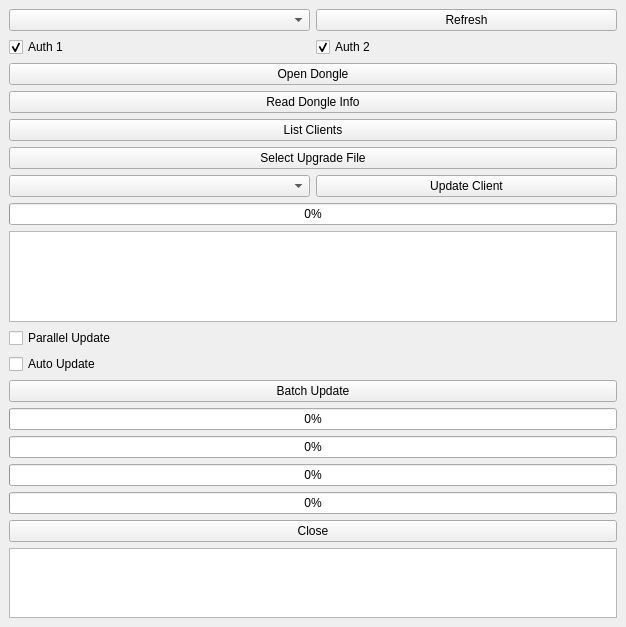
<?xml version="1.0" encoding="UTF-8"?>
<ui version="4.0">
 <class>MainWindow</class>
 <widget class="QMainWindow" name="MainWindow">
  <property name="geometry">
   <rect>
    <x>0</x>
    <y>0</y>
    <width>626</width>
    <height>627</height>
   </rect>
  </property>
  <property name="windowTitle">
   <string>MainWindow</string>
  </property>
  <widget class="QWidget" name="centralwidget">
   <property name="sizePolicy">
    <sizepolicy hsizetype="Preferred" vsizetype="Preferred">
     <horstretch>0</horstretch>
     <verstretch>1</verstretch>
    </sizepolicy>
   </property>
   <property name="autoFillBackground">
    <bool>false</bool>
   </property>
   <layout class="QGridLayout" name="gridLayout_2">
    <property name="sizeConstraint">
     <enum>QLayout::SetDefaultConstraint</enum>
    </property>
    <item row="0" column="0">
     <layout class="QGridLayout" name="gridLayout">
      <item row="6" column="0" colspan="2">
       <widget class="QPushButton" name="btnReadDongleInfo">
        <property name="text">
         <string>Read Dongle Info</string>
        </property>
       </widget>
      </item>
      <item row="25" column="0" colspan="2">
       <widget class="QPlainTextEdit" name="logEdit">
        <property name="sizePolicy">
         <sizepolicy hsizetype="Expanding" vsizetype="Expanding">
          <horstretch>0</horstretch>
          <verstretch>1</verstretch>
         </sizepolicy>
        </property>
       </widget>
      </item>
      <item row="9" column="0" colspan="2">
       <widget class="QPushButton" name="btnSelectUpgradeFile">
        <property name="text">
         <string>Select Upgrade File</string>
        </property>
       </widget>
      </item>
      <item row="20" column="0" colspan="2">
       <widget class="QProgressBar" name="progressBar4">
        <property name="styleSheet">
         <string notr="true">text-align: center;</string>
        </property>
        <property name="value">
         <number>0</number>
        </property>
       </widget>
      </item>
      <item row="0" column="1">
       <widget class="QPushButton" name="btnRefresh">
        <property name="text">
         <string>Refresh</string>
        </property>
       </widget>
      </item>
      <item row="19" column="0" colspan="2">
       <widget class="QProgressBar" name="progressBar3">
        <property name="styleSheet">
         <string notr="true">text-align: center;</string>
        </property>
        <property name="value">
         <number>0</number>
        </property>
       </widget>
      </item>
      <item row="18" column="0" colspan="2">
       <widget class="QProgressBar" name="progressBar2">
        <property name="styleSheet">
         <string notr="true">text-align: center;</string>
        </property>
        <property name="value">
         <number>0</number>
        </property>
       </widget>
      </item>
      <item row="5" column="0" colspan="2">
       <widget class="QPushButton" name="btnOpen">
        <property name="text">
         <string>Open Dongle</string>
        </property>
       </widget>
      </item>
      <item row="16" column="0" colspan="2">
       <widget class="QPushButton" name="btnBatchUpdate">
        <property name="text">
         <string>Batch Update</string>
        </property>
       </widget>
      </item>
      <item row="2" column="1">
       <widget class="QCheckBox" name="boxAuth2">
        <property name="text">
         <string>Auth 2</string>
        </property>
        <property name="checked">
         <bool>true</bool>
        </property>
       </widget>
      </item>
      <item row="10" column="1">
       <widget class="QPushButton" name="btnUpdateClient">
        <property name="autoFillBackground">
         <bool>true</bool>
        </property>
        <property name="text">
         <string>Update Client</string>
        </property>
       </widget>
      </item>
      <item row="11" column="0" colspan="2">
       <widget class="QProgressBar" name="progressBar">
        <property name="styleSheet">
         <string notr="true">text-align: center;</string>
        </property>
        <property name="value">
         <number>0</number>
        </property>
       </widget>
      </item>
      <item row="13" column="0" colspan="2">
       <widget class="QListWidget" name="listWidget">
        <property name="contextMenuPolicy">
         <enum>Qt::CustomContextMenu</enum>
        </property>
        <property name="editTriggers">
         <set>QAbstractItemView::DoubleClicked|QAbstractItemView::SelectedClicked</set>
        </property>
        <property name="selectionMode">
         <enum>QAbstractItemView::SingleSelection</enum>
        </property>
       </widget>
      </item>
      <item row="7" column="0" colspan="2">
       <widget class="QPushButton" name="btnListRemoteClients">
        <property name="text">
         <string>List Clients</string>
        </property>
       </widget>
      </item>
      <item row="26" column="0">
       <spacer name="verticalSpacer">
        <property name="orientation">
         <enum>Qt::Vertical</enum>
        </property>
        <property name="sizeHint" stdset="0">
         <size>
          <width>20</width>
          <height>40</height>
         </size>
        </property>
       </spacer>
      </item>
      <item row="10" column="0">
       <widget class="QComboBox" name="boxClients"/>
      </item>
      <item row="0" column="0">
       <widget class="QComboBox" name="boxDevice"/>
      </item>
      <item row="2" column="0">
       <widget class="QCheckBox" name="boxAuth1">
        <property name="text">
         <string>Auth 1</string>
        </property>
        <property name="checked">
         <bool>true</bool>
        </property>
       </widget>
      </item>
      <item row="17" column="0" colspan="2">
       <widget class="QProgressBar" name="progressBar1">
        <property name="styleSheet">
         <string notr="true">text-align: center;</string>
        </property>
        <property name="value">
         <number>0</number>
        </property>
       </widget>
      </item>
      <item row="23" column="0" colspan="2">
       <widget class="QPushButton" name="btnClose">
        <property name="text">
         <string>Close</string>
        </property>
       </widget>
      </item>
      <item row="14" column="0">
       <widget class="QCheckBox" name="checkBoxParallel">
        <property name="text">
         <string>Parallel Update</string>
        </property>
       </widget>
      </item>
      <item row="15" column="0">
       <widget class="QCheckBox" name="checkBoxAutoUpdate">
        <property name="text">
         <string>Auto Update</string>
        </property>
       </widget>
      </item>
     </layout>
    </item>
   </layout>
  </widget>
  <widget class="QMenuBar" name="menubar">
   <property name="geometry">
    <rect>
     <x>0</x>
     <y>0</y>
     <width>626</width>
     <height>23</height>
    </rect>
   </property>
  </widget>
 </widget>
 <resources/>
 <connections/>
</ui>
